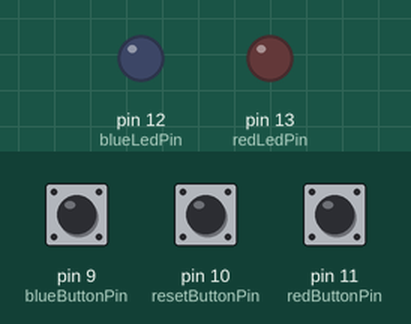
Recording of a sketch running on a simulated Arduino Uno, built with avr-gcc and run on an emulated ATmega328P. On the bench: output pins drawn as LEDs (lit = HIGH). The test bench sets the inputs (shaded band); at power-on: pin 9 (blueButtonPin) HIGH, pin 10 (resetButtonPin) HIGH, pin 11 (redButtonPin) HIGH.

Above: at 1.2 s.
1.3 s: pin 9 (blueButtonPin) pulled LOW for 0.15 s
At 2.2 s:
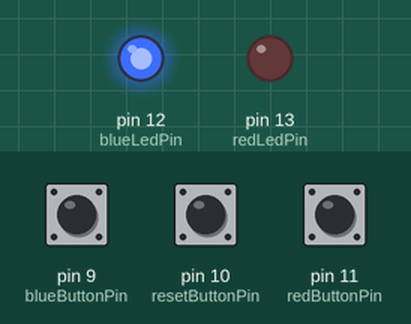
2.9 s: pin 10 (resetButtonPin) pulled LOW for 0.15 s
At 3.4 s:
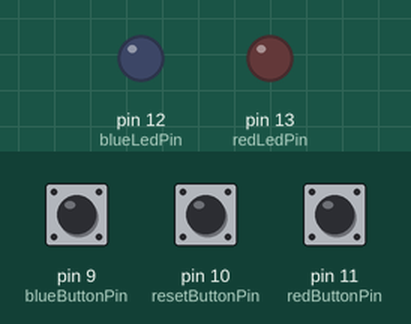
4.5 s: pin 11 (redButtonPin) pulled LOW for 0.15 s
At 5.7 s:
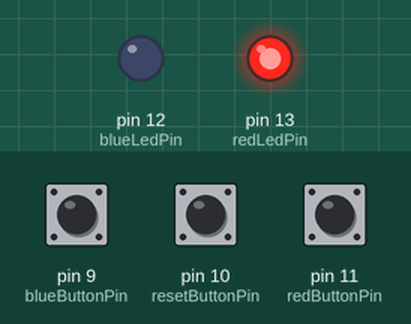
6.1 s: pin 10 (resetButtonPin) pulled LOW for 1 s
At 7.1 s:
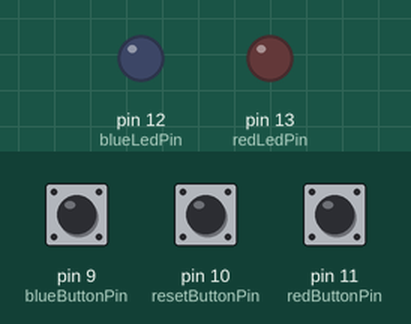
8.6 s: pin 9 (blueButtonPin) driven LOW and pin 10 (resetButtonPin) driven LOW
At 9.8 s:
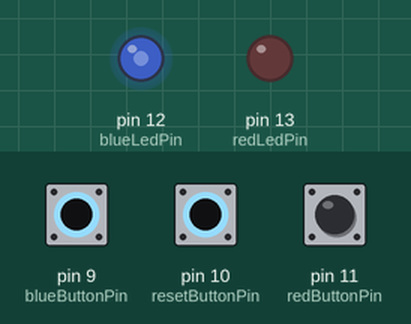
10.1 s: pin 10 (resetButtonPin) driven HIGH
At 11.1 s:
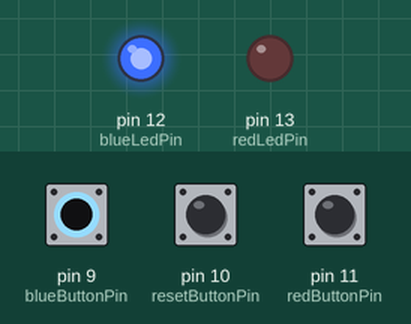
Timing chart, 0 to 12.6 s (numbered marks = the images above; inputs shaded):
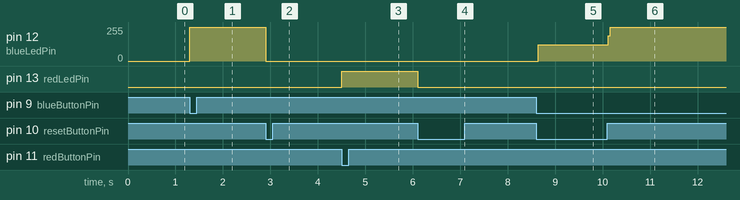

Measured:
- after the input at 1.3 s, pin 12 (blueLedPin): 0/255 → 255/255 at once
- after the input at 2.9 s, pin 12 (blueLedPin): 255/255 → 0/255 at once
- after the input at 4.5 s, pin 13 (redLedPin): LOW → HIGH at once
- after the input at 6.1 s, pin 13 (redLedPin): HIGH → LOW at once
- after the input at 8.6 s, pin 12 (blueLedPin): 0/255 → 123/255 at once
- after the input at 10.1 s, pin 12 (blueLedPin): 123/255 → 255/255 at once

The sketch:

ingenious_vihelmo_duup1.ino
```cpp
const int redLedPin = 13;
const int blueLedPin = 12;
const int redButtonPin = 11;
const int resetButtonPin = 10;
const int blueButtonPin = 9;

bool redLedState = false;
bool blueLedState = false;
bool redButtonPressed = false;
bool blueButtonPressed = false;

void setup()
{
  pinMode(redLedPin, OUTPUT);
  pinMode(blueLedPin, OUTPUT);
  pinMode(redButtonPin, INPUT_PULLUP);
  pinMode(resetButtonPin, INPUT_PULLUP);
  pinMode(blueButtonPin, INPUT_PULLUP);

  digitalWrite(redLedPin, LOW);
  digitalWrite(blueLedPin, LOW);
}

void loop()
{
  if(digitalRead(redButtonPin) == LOW & !blueButtonPressed)
  {
   	redButtonPressed = true;
    blueButtonPressed = false;

    redLedState = true;
    digitalWrite(redLedPin, redLedState);
    digitalWrite(blueLedPin, LOW);
  }

  if(digitalRead(blueButtonPin) == LOW & !redButtonPressed)
  {
   	blueButtonPressed = true;
    redButtonPressed = false;

    blueLedState = true;
    digitalWrite(blueLedPin, blueLedState);
    digitalWrite(redLedPin, LOW);
  }

  if(digitalRead(resetButtonPin) == LOW)
  {
   	digitalWrite(redLedPin, LOW);
    digitalWrite(blueLedPin, LOW);

    redButtonPressed = false;
    blueButtonPressed = false;
  }
}
```
